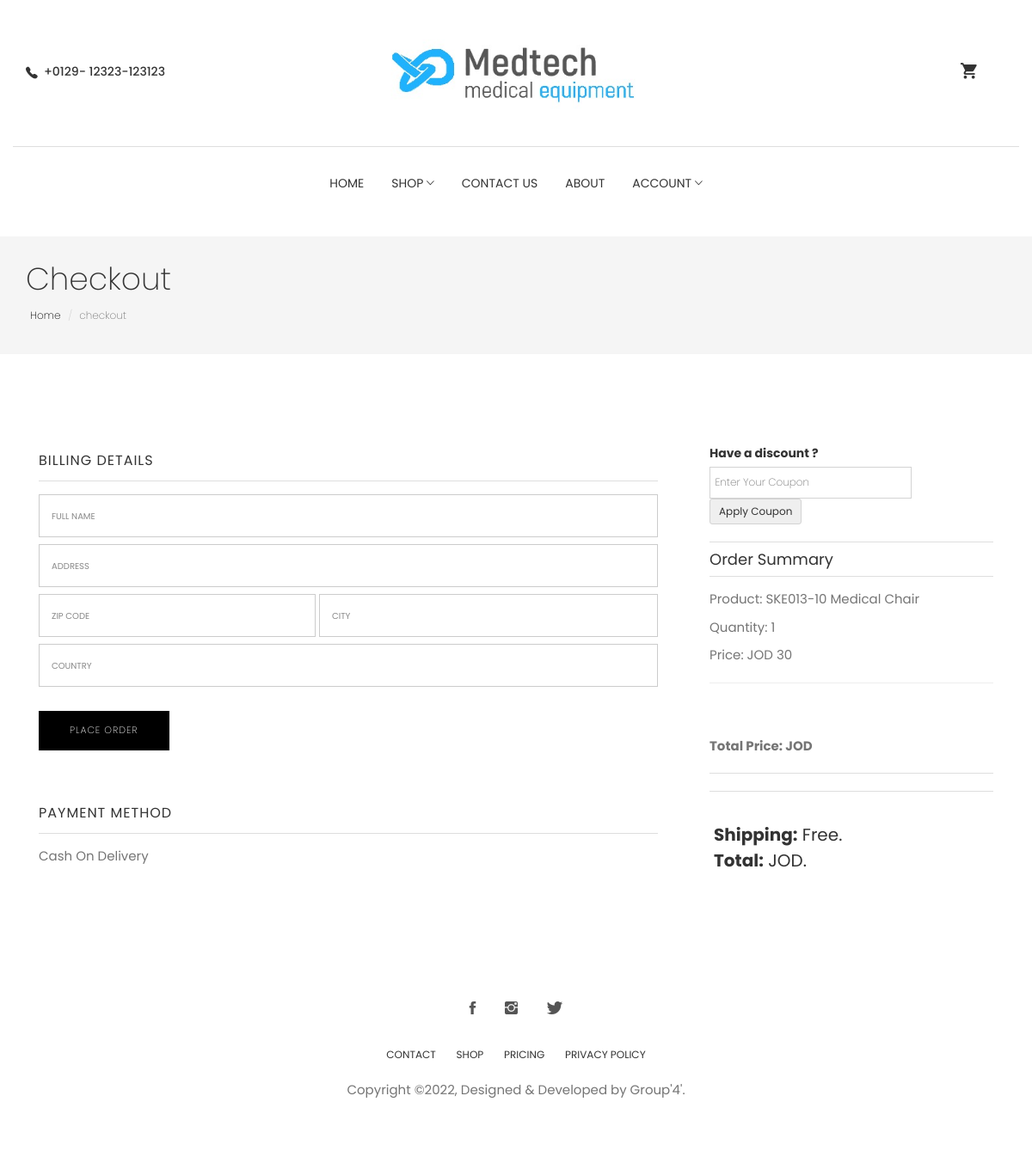
The page /Medtech/checkout.php on the database its author committed.
### tables this page shows
CREATE TABLE `products` (
  `product_id` int(10) NOT NULL,
  `cat_id` int(10) NOT NULL,
  `date` timestamp NOT NULL DEFAULT current_timestamp() ON UPDATE current_timestamp(),
  `product_title` text NOT NULL,
  `product_img1` text NOT NULL,
  `product_img2` text NOT NULL,
  `product_img3` text NOT NULL,
  `product_price` int(10) NOT NULL,
  `product_psp_price` int(100) NOT NULL,
  `product_desc` text NOT NULL,
  `status` varchar(255) NOT NULL,
  `cartID` int(11) NOT NULL
);

CREATE TABLE `cart` (
  `cartID` int(11) NOT NULL,
  `productID` int(11) NOT NULL,
  `customerID` int(11) NOT NULL,
  `quantity` int(11) NOT NULL,
  `userIDpen` int(11) NOT NULL
);

### Medtech/checkout.php (the view, shortened to what this page needs)
<?php
include 'includes/config.php';
include_once('includes/header.php')
?>
<section class="page-header">
   <div class="container">
      <div class="row">
         <div class="col-md-12">
            <div class="content">
               <h1 class="page-name">Checkout</h1>
               <ol class="breadcrumb">
                  <li><a href="index.php">Home</a></li>
                  <li class="active">checkout</li>
               </ol>
            </div>
         </div>
      </div>
   </div>
</section>
<div class="page-wrapper">
   <div class="checkout shopping">
      <div class="container">
         <div class="row">
            <div class="col-md-8">
               <div class="block billing-details">
                  <h4 class="widget-title">Billing Details</h4>
                  <form class="checkout-form" action="confirmation.php" method='get'>
                     <div class="form-group">
                        <label for="full_name">Full Name</label>
                        <input type="text" class="form-control" id="full_name" placeholder="" required>
                     </div>
                     <div class="form-group">
                        <label for="user_address">Address</label>
                        <input type="text" class="form-control" id="user_address" placeholder="" required>
                     </div>
                     <div class="checkout-country-code clearfix">
                        <div class="form-group">
                           <label for="user_post_code">Zip Code</label>
                           <input type="text" class="form-control" id="user_post_code" name="zipcode" value="" required>
                        </div>
                        <div class="form-group">
                           <label for="user_city">City</label>
                           <input type="text" class="form-control" id="user_city" name="city" value="" required>
                        </div>
                     </div>
                     <div class="form-group">
                        <label for="user_country">Country</label>
                        <input type="text" class="form-control" id="user_country" placeholder="" required>
                     </div>
                     <input type='submit' name='chkout' class="btn btn-main mt-20" value='Place Order'>
                  </form>
               </div>
               <div class="block">
                  <h4 class="widget-title">Payment Method</h4>
                  <p>Cash On Delivery</p>
               </div>
            </div>
            <div class="col-md-4">
               <div class="product-checkout-details">
                  <div class="block">
            <form action="" method="post" >
                           <div class="form-group" >
                              <label>Have a discount ?  </label> <input style="height:37px;border: 1px lightgray solid" type="text" class="text" placeholder=" Enter Your Coupon" name="User_Copoun">
                              <input type='submit' name="Applys" class="btn btn-sm" value='Apply Coupon' style="border: 1px lightgray solid;">
                           </div>
                        </form>
                     <h4 class="discount-code">Order Summary</h4>
                     <?php
                     $select_cart = mysqli_query($conn, "SELECT products.product_img1,products.product_title,products.product_price FROM `products` INNER JOIN `cart` ON cart.productID = products.product_id;");
                     $select_cart_quantity = mysqli_query($conn, "SELECT * FROM `cart`");
                     if (mysqli_num_rows($select_cart) > 0) {
                        while ($fetch_cart = mysqli_fetch_assoc($select_cart)) {
                           $fetch_cart_quantity = mysqli_fetch_assoc($select_cart_quantity);
                     ?>
                           <div class="media product-card">
                              <div class="media-body">
                                 <p class="order-id">Product: <?php echo $fetch_cart['product_title']; ?></p>
                                 <p class="order-id"> Quantity: <?php echo $fetch_cart_quantity['quantity']; ?></p>
                                 <p class="order-id">Price: JOD <?php echo $sub_total = number_format($fetch_cart['product_price'] * $fetch_cart_quantity['quantity']); ?></p>
                                 <hr>
                              </div>
                           </div>
                     <?php
                        };
                     };
                     ?>
                     <br><br> <b>
                        <p style="color-text:black;">Total Price: <?php echo $_SESSION['Total_Price'] ?> JOD </p>
                     </b>
                     <div class="discount-code">
                     </div>
                  </div>
               </div>
               <ul class="summary-prices" style="font-size:20px ;margin-left:20px">
                  <li>
                     <b><span>Shipping:</span></b>
                     <span> Free.</span>
                  </li>
               </ul>
               <div class="summary-total" style="font-size:20px; margin-left:20px">
                  <b><span>Total:</span></b>
                  <span><?php echo $_SESSION['Total_Price'] ?> JOD.</span>
               </div>
            </div>
         </div>
      </div>
   </div>
</div>
<?php include_once('includes/footer.php'); ?>
</body>
</html>

### Medtech/css/style.css (style rules this page uses)
body { line-height: 1.5; font-family: "Poppins", sans-serif; -webkit-font-smoothing: antialiased; }
p { font-family: "Poppins", sans-serif; color: #757575; font-size: 15px; }
h1, h2, h3, h4, h5, h6 { font-family: "Poppins", sans-serif; }
h1, h2, h3, h4, h5, h6 { font-weight: 400; }
ol, ul { margin: 0; padding: 0; list-style: none; }
a, a:focus, a:hover { text-decoration: none; outline: 0; color: #000; }
input[type="email"], input[type="password"], input[type="text"], input[type="tel"] { border-radius: 0; box-shadow: none; height: 45px; outline: none; font-weight: 200; font-size: 12px; }
.form-control { box-shadow: none; border-radius: 0; }
.btn-main, .btn-solid-border, .btn-transparent, .btn-small { background: #000; color: #fff; display: inline-block; font-size: 11px; letter-spacing: 1px; padding: 14px 35px; text-transform: uppercase; font-weight: 200; border-radius: 0; }
.mt-20 { margin-top: 20px; }
.page-header { background: #f5f5f5; margin-top: 20px; border-bottom: none; padding: 30px 0; }
.page-header h1 { font-weight: 200; margin: 0 0 6px 0; }
.page-header .breadcrumb { background: transparent; padding: 5px; margin: 0; }
.page-header .breadcrumb li { font-weight: 200; font-size: 12px; }
.page-header .breadcrumb li a { color: #000; }
.page-wrapper { padding: 70px 0; }
.shopping .widget-title { font-weight: 400; border-bottom: 1px solid #dedede; padding-bottom: 15px; margin-bottom: 15px; text-transform: uppercase; letter-spacing: 1px; font-size: 16px; }
.checkout .block { padding: 15px; margin-bottom: 10px; }
.checkout-form .form-group { position: relative; margin-bottom: 8px; }
.checkout-form .form-group label { position: absolute; top: 18px; left: 15px; right: auto; bottom: auto; color: #888; font-size: 10px; font-weight: 400; text-transform: uppercase; opacity: 1 !important; width: 85px; }
.checkout-form .form-group input { border-radius: 0; display: block; padding: 6px 10px 5px 100px; -moz-appearance: none; -webkit-appearance: none; height: 50px; }
.checkout-form .checkout-country-code .form-group { float: left; }
.checkout-form .checkout-country-code .form-group:first-child { width: calc(45% - 2px); margin-right: 4px; }
.checkout-form .checkout-country-code .form-group:last-child { width: calc(55% - 2px); }
.product-checkout-details .discount-code { border-top: 1px solid #dedede; border-bottom: 1px solid #dedede; margin: 20px 0 10px; padding: 10px 0; }

### rows shown on the page
products: product_title "SKE013-10 Medical Chair", cart.quantity "1", product_price "30"
